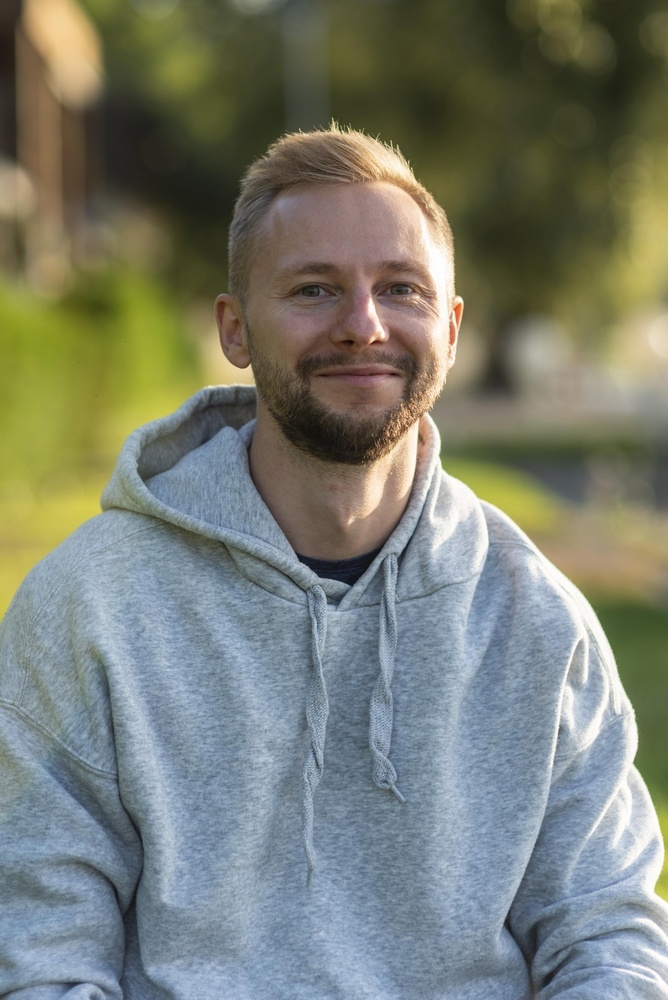
#> input picture app/image.jpg, 668 x 1000 px, shrunk from 3039 x 4552 before the run
$ python main.py
#> lines starting #> are read from the running program, lines starting #| are printed output that depends on the picture; after the words box and inside, x2 and y2 are one past the last pixel; in counts of white or black regions, pixels touching at a corner belong together
import sys
import cv2
import os

def detect_faces(image_path):
#> called with image_path = 'app/image.jpg'
    haar_cascade = cv2.CascadeClassifier(cv2.data.haarcascades + 'haarcascade_frontalface_default.xml')

    image = cv2.imread(image_path)
#> image is the input picture: shape (1000, 668, 3); mean B, G, R 113.9, 125.7, 121.1
    if image is None:
        print(f"Не удалось загрузить изображение по пути: {image_path}")
        sys.exit(1)

    gray = cv2.cvtColor(image, cv2.COLOR_BGR2GRAY)
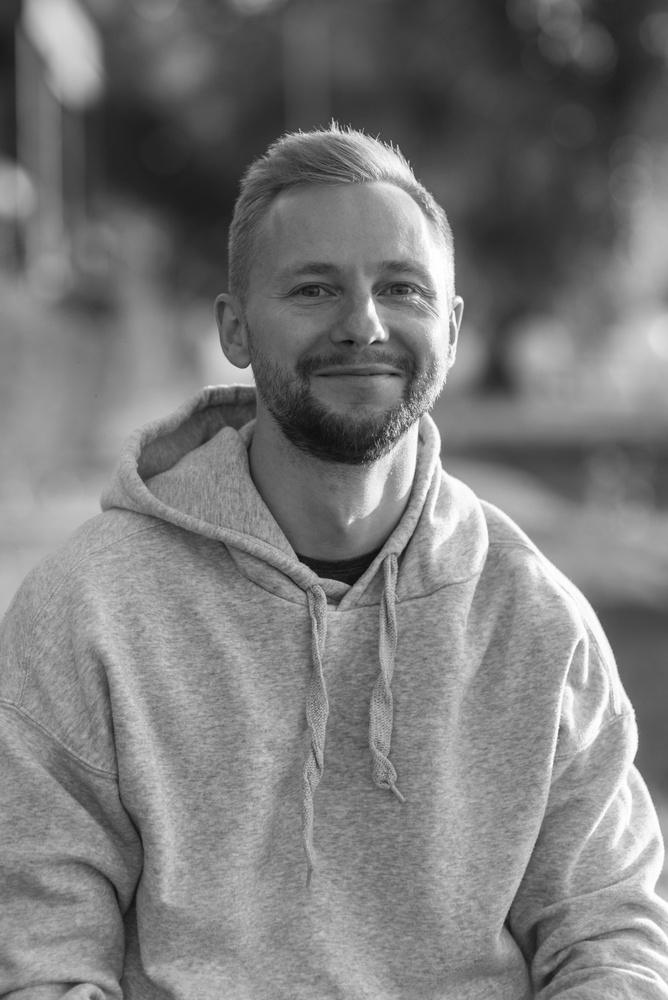
#> gray: shape (1000, 668); min 5, max 255, mean 123

    faces = haar_cascade.detectMultiScale(gray, scaleFactor=1.4, minNeighbors=5, minSize=(30, 30))
#> faces = [[230, 187, 253, 253]]

    print(f"Найдено лиц: {len(faces)}")
#| Найдено лиц: 1

    for (x, y, w, h) in faces:
        cv2.rectangle(image, (x, y), (x + w, y + h), (0, 0, 255), 2)
#> this loop made 1 pass
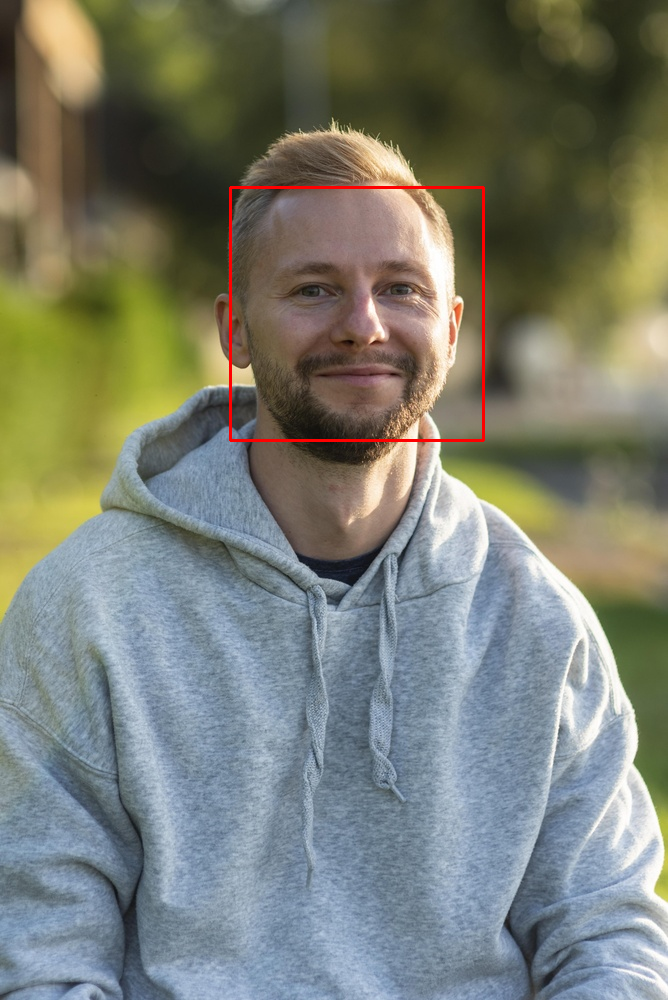
#> image: shape (1000, 668, 3); 0.45% of pixels changed, all inside (x1, y1, x2, y2) = (229, 186, 485, 442)

    output_path = 'output.jpg'
    cv2.imwrite(output_path, image)
    print(f"Результат сохранён в {output_path}")

if __name__ == "__main__":
    if len(sys.argv) > 1:
        image_path = sys.argv[1]
    else:
        image_path = os.path.join(os.path.dirname(__file__), 'image.jpg')

    detect_faces(image_path)
